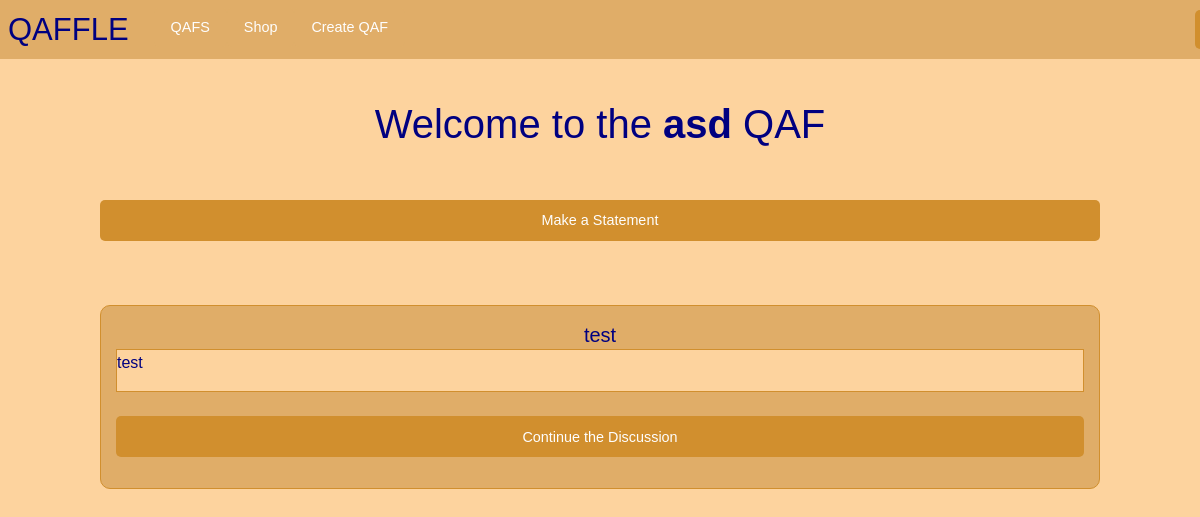
The page /qaf/5 (signed in) on the database its author committed.
### tables this page shows
CREATE TABLE qafs (id INTEGER PRIMARY KEY, name TEXT, owner_id INTEGER);

CREATE TABLE posts (id INTEGER PRIMARY KEY, author_id INTEGER, title TEXT, content TEXT, qaf_id INTEGER, tags TEXT, time_created DATETIME DEFAULT CURRENT_TIMESTAMP);

### app.py (the view)
@app.route("/qaf/<id>", methods=['GET', 'POST'])
def show_qaf(id):
    if current_user() == None:
      flash('You must be logged in to access this page', 'warning')
      return redirect( url_for( 'login'))
    qaf = Qaf(id)
    posts = qaf.get_posts()
    return render_template('qaf.html', title = qaf.name, qaf = qaf, posts = posts)

### app.py (called while the page is built)
def current_user():
    if 'user_id' in session:
        return User(session['user_id'])
    return None

@app.context_processor
def make_template_globals():
    return dict(current_user=current_user())

### util/db_builder.py (called while the page is built)
def execute(cmd):
    db = sqlite3.connect(DB_FILE)
    c = db.cursor()
    output = c.execute(cmd)
    db.commit()
    return output

### util/qaf.py (called while the page is built)
	def get_posts(self):
		command = 'SELECT id FROM posts WHERE qaf_id = {} ORDER BY time_created DESC'.format(self.id)
		data = execute(command).fetchall()
		posts = []
		for post_id in data:
			posts.append(Post(post_id[0]))
		return posts

### templates/qaf.html
{% extends "base.html" %}
{% block content %}
<div class="grid-x">
  <h2 class="small-12">Welcome to the <strong>{{ qaf.name }}</strong> QAF</h2>
  <div class="small-10 small-offset-1">
    <br>
    <br>
    <a class="expanded button" href="/qaf/{{qaf.id}}/create_post">Make a Statement</a>
    <br>
    <br>
    {% for post in posts %}
      <div class="post">
        <h5>{{post.title}}</h5>
        <div class="post-desc">
          <p>{{post.content}}</p>
        </div>
        <br>
        <a class="button expanded" href="{{ url_for('show_post', qaf_id = qaf.id, post_id=post.id) }}"> Continue the Discussion </a>
      </div>
      <br>
    {% endfor %}
  </div>
</div>
{% endblock content %}

### static/css/stylesheet.css (style rules this page uses)
body { font-family: 'Overpass', sans-serif; background-color: RGB(253, 211, 158); color: navy; }
a { border: 0px; border-color: RGB(209, 143, 46); padding: 0px; font-family: 'Overpass', sans-serif; }
.button { background-color: RGB(209, 143, 46); border-radius: 5px; }
h2 { color: navy); margin: auto; font-family: 'Overpass', sans-serif; text-align: center; }
h5 { margin: auto; text-align: center; font-family: 'Overpass', sans-serif; }
.post { border-color: RGB(209, 143, 46); border-style: solid; border-width: thin; border-radius: 10px; background-color: RGB(224, 173, 104); padding: 15px; }
.post-desc { border-color: RGB(209, 143, 46); border-style: solid; border-width: thin; background-color: RGB(253, 211, 158); }

### rows shown on the page
qafs: name "asd"
posts: title "test", content "test"
